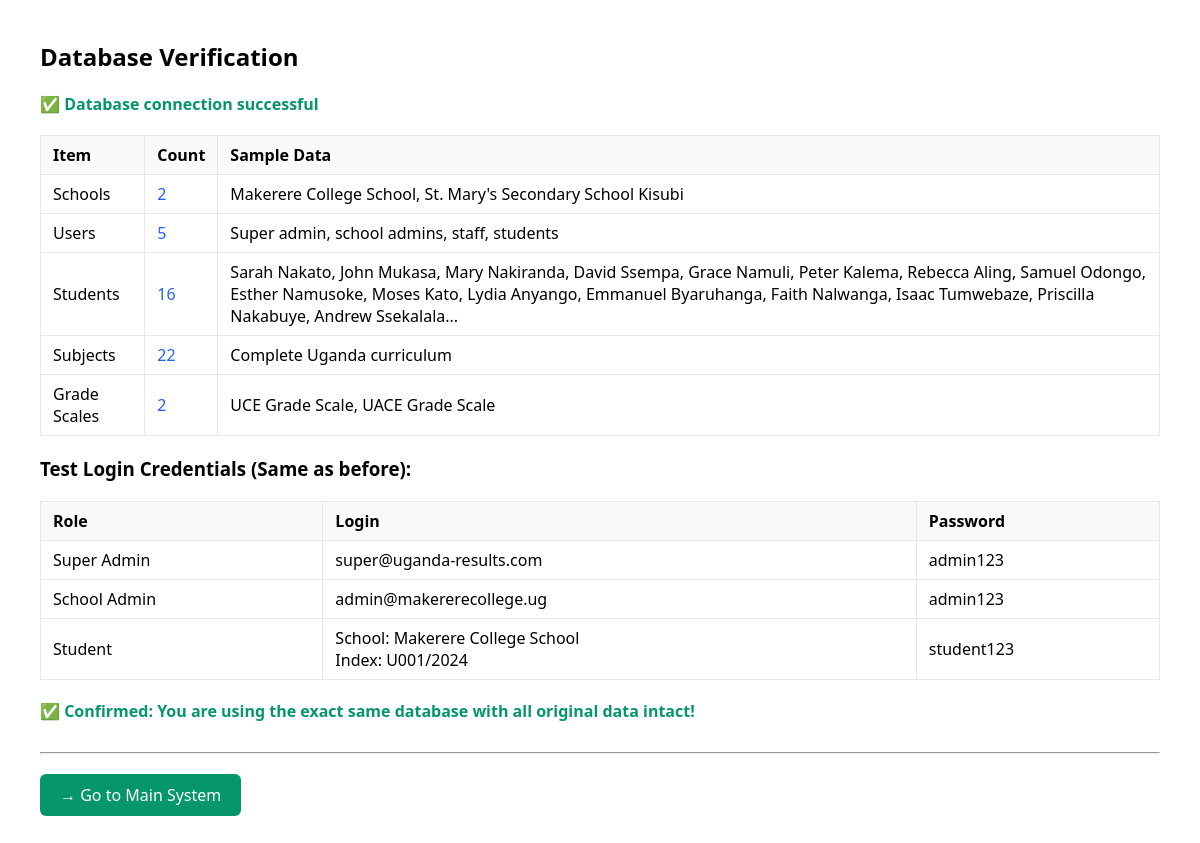
The app's page /verify-database.php with its own data.
### tables this page shows
CREATE TABLE users (
    id INT PRIMARY KEY AUTO_INCREMENT,
    school_id INT,
    email VARCHAR(255) UNIQUE NOT NULL,
    password_hash VARCHAR(255) NOT NULL,
    first_name VARCHAR(100) NOT NULL,
    last_name VARCHAR(100) NOT NULL,
    role ENUM('SUPER_ADMIN', 'SCHOOL_ADMIN', 'STAFF', 'STUDENT') NOT NULL,
    phone VARCHAR(20),
    avatar_url VARCHAR(500),
    is_active BOOLEAN DEFAULT TRUE,
    last_login TIMESTAMP NULL,
    password_reset_token VARCHAR(255),
    password_reset_expires TIMESTAMP NULL,
    email_verified_at TIMESTAMP NULL,
    created_at TIMESTAMP DEFAULT CURRENT_TIMESTAMP,
    updated_at TIMESTAMP DEFAULT CURRENT_TIMESTAMP ON UPDATE CURRENT_TIMESTAMP
);

CREATE TABLE students (
    id INT PRIMARY KEY AUTO_INCREMENT,
    school_id INT NOT NULL,
    user_id INT,
    index_no VARCHAR(50) NOT NULL,
    first_name VARCHAR(100) NOT NULL,
    last_name VARCHAR(100) NOT NULL,
    other_names VARCHAR(100),
    gender ENUM('M', 'F') NOT NULL,
    date_of_birth DATE,
    class_id INT,
    stream_id INT,
    admission_date DATE,
    graduation_date DATE,
    status ENUM('ACTIVE', 'GRADUATED', 'TRANSFERRED', 'DROPPED') DEFAULT 'ACTIVE',
    guardian_name VARCHAR(200),
    guardian_phone VARCHAR(20),
    guardian_email VARCHAR(255),
    address TEXT,
    photo_url VARCHAR(500),
    medical_info TEXT,
    notes TEXT,
    created_at TIMESTAMP DEFAULT CURRENT_TIMESTAMP,
    updated_at TIMESTAMP DEFAULT CURRENT_TIMESTAMP ON UPDATE CURRENT_TIMESTAMP
);

CREATE TABLE schools (
    id INT PRIMARY KEY AUTO_INCREMENT,
    name VARCHAR(255) NOT NULL,
    emis_number VARCHAR(20) UNIQUE,
    address TEXT,
    phone VARCHAR(20),
    email VARCHAR(255),
    website VARCHAR(255),
    logo_url VARCHAR(500),
    principal_name VARCHAR(255),
    school_type ENUM('GOVERNMENT', 'PRIVATE', 'COMMUNITY') DEFAULT 'GOVERNMENT',
    level ENUM('SECONDARY', 'PRIMARY', 'BOTH') DEFAULT 'SECONDARY',
    district VARCHAR(100),
    region VARCHAR(100),
    established_year YEAR,
    is_active BOOLEAN DEFAULT TRUE,
    created_at TIMESTAMP DEFAULT CURRENT_TIMESTAMP,
    updated_at TIMESTAMP DEFAULT CURRENT_TIMESTAMP ON UPDATE CURRENT_TIMESTAMP
);

### verify-database.php (the view, shortened to what this page needs)
<?php
echo "<h2>Database Verification</h2>";
try {
    $db = Database::getInstance();
    echo "<p class='pass'>✅ Database connection successful</p>";
    echo "<table>";
    echo "<tr><th>Item</th><th>Count</th><th>Sample Data</th></tr>";
    $stmt = $db->query("SELECT COUNT(*) as count, GROUP_CONCAT(name SEPARATOR ', ') as names FROM schools");
    $schools = $stmt->fetch();
    echo "<tr><td>Schools</td><td class='info'>{$schools['count']}</td><td>{$schools['names']}</td></tr>";
    $stmt = $db->query("SELECT COUNT(*) as count FROM users");
    $users = $stmt->fetch();
    echo "<tr><td>Users</td><td class='info'>{$users['count']}</td><td>Super admin, school admins, staff, students</td></tr>";
    $stmt = $db->query("SELECT COUNT(*) as count, GROUP_CONCAT(CONCAT(first_name, ' ', last_name) SEPARATOR ', ') as names FROM students LIMIT 5");
    $students = $stmt->fetch();
    echo "<tr><td>Students</td><td class='info'>{$students['count']}</td><td>{$students['names']}...</td></tr>";
    $stmt = $db->query("SELECT COUNT(*) as count FROM subjects WHERE school_id = 1");
    $subjects = $stmt->fetch();
    echo "<tr><td>Subjects</td><td class='info'>{$subjects['count']}</td><td>Complete Uganda curriculum</td></tr>";
    $stmt = $db->query("SELECT COUNT(*) as count, GROUP_CONCAT(name SEPARATOR ', ') as names FROM grade_scales WHERE school_id = 1");
    $grades = $stmt->fetch();
    echo "<tr><td>Grade Scales</td><td class='info'>{$grades['count']}</td><td>{$grades['names']}</td></tr>";
    echo "</table>";
    echo "<h3>Test Login Credentials (Same as before):</h3>";
    echo "<table>";
    echo "<tr><th>Role</th><th>Login</th><th>Password</th></tr>";
    $stmt = $db->query("SELECT email FROM users WHERE role = 'SUPER_ADMIN' LIMIT 1");
    $superAdmin = $stmt->fetch();
    echo "<tr><td>Super Admin</td><td>{$superAdmin['email']}</td><td>admin123</td></tr>";
    $stmt = $db->query("SELECT email FROM users WHERE role = 'SCHOOL_ADMIN' LIMIT 1");
    $schoolAdmin = $stmt->fetch();
    echo "<tr><td>School Admin</td><td>{$schoolAdmin['email']}</td><td>admin123</td></tr>";
    $stmt = $db->query("SELECT s.index_no, sc.name as school_name FROM students s JOIN schools sc ON s.school_id = sc.id LIMIT 1");
    $student = $stmt->fetch();
    echo "<tr><td>Student</td><td>School: {$student['school_name']}<br>Index: {$student['index_no']}</td><td>student123</td></tr>";
    echo "</table>";
    echo "<p class='pass'>✅ <strong>Confirmed:</strong> You are using the exact same database with all original data intact!</p>";
} catch (Exception $e) {
    echo "<p style='color: #dc2626;'>❌ Database error: " . htmlspecialchars($e->getMessage()) . "</p>";
    echo "<p>Make sure you've imported the database files into the 'uganda_results' database.</p>";
}
echo "<hr style='margin: 30px 0;'>";
echo "<p><a href='public/' style='background: #059669; color: white; padding: 10px 20px; text-decoration: none; border-radius: 6px;'>→ Go to Main System</a></p>";
?>

### verify-database.php (style rules this page uses)
.pass { color: #059669; font-weight: bold; }
.info { color: #2563eb; }
table { border-collapse: collapse; width: 100%; margin: 20px 0; }
th, td { border: 1px solid #e5e7eb; padding: 8px 12px; text-align: left; }
th { background: #f9fafb; }

### records on screen
users: email "super@uganda-results.com"
users: email "admin@makererecollege.ug"
students: school.name "Makerere College School", index_no "U001/2024"

### other values on screen
$schools['count'] "2"
$schools['names'] "Makerere College School, St. Mary's Secondary School Kisubi"
$users['count'] "5"
$students['count'] "16"
$subjects['count'] "22"
$grades['count'] "2"
$grades['names'] "UCE Grade Scale, UACE Grade Scale"
